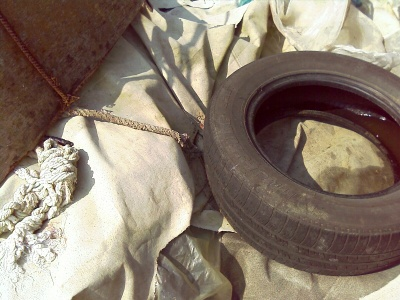
#> input picture image_small/200801097_small.jpg, 400 x 300 px, given as the content of the folder ./train_cdc/train_images, which was not available
$ python readimage.py
#> lines starting #> are read from the running program, lines starting #| are printed output that depends on the picture; pictures that were not available may be replaced by others from this repository, and a replacement may not be noted
from os import listdir
from os.path import isfile, join
import xml.etree.cElementTree as ET
import os
import cv2
import numpy as np
import argparse
import glob


def readFolder(mypath, files):
#> called with mypath = './train_cdc/train_images'
    all_image_name = []  # 以迴圈處理
    for f in files:
      fullpath = join(mypath, f)  # 產生檔案的絕對路徑
      if isfile(fullpath):  # 判斷 fullpath 是檔案還是目錄
        all_image_name.append(f[:-4])
    return all_image_name


def getTagId(mypath):
    s = []
    tree = ET.parse(mypath)
    root = tree.getroot()
    for size in root.iter('size'):  # 讀取size下的各個元素
        width = size.find('width').text
        height = size.find('height').text
        depth = size.find('depth').text
        # print(width, height, depth)
    for ob in root.iter('object'):  # 讀取object下的各個元素
        name = ob.find('name').text
        for locate in ob.iter('bndbox'):  # 讀取bndbox下的各個元素
            xmin = locate.find('xmin').text
            ymin = locate.find('ymin').text
            xmax = locate.find('xmax').text
            ymax = locate.find('ymax').text
        s.append([xmin, ymin, xmax, ymax])
    return s


def rotate(image, angle, center=None, scale=1.0):
    (h, w) = image.shape[:2]

    if center is None:
        center = (w / 2, h / 2)

    M = cv2.getRotationMatrix2D(center, angle, scale)
    rotated = cv2.warpAffine(image, M, (w, h))

    return rotated


def cutImage(image_path, size, file_name):
    img = cv2.imread(image_path)
    for i in size:
        xmin = int(i[0])
        ymin = int(i[1])
        w = int(i[2]) - int(i[0])
        h = int(i[3]) - int(i[1])
        crop_img = img[ymin:ymin + h, xmin:xmin + w]
    # cv2.imshow("cropped", crop_img)
    # cv2.waitKey(0)
        cv2.imwrite('./image/' + file_name + '.jpg', crop_img)


def reshapetosmall(image_path, file_name):
#> called with file_name = '200801097_small'
    img = cv2.imread(image_path)
#> img is the input picture: shape (300, 400, 3); mean B, G, R 111.9, 126.5, 140.7
    img = cv2.resize(img, (0, 0), fx=0.5, fy=0.5)
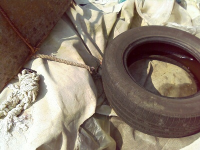
#> img: shape (150, 200, 3); mean B, G, R 112.1, 126.6, 140.8
    print('hello')
    cv2.imwrite('./image_small/' + file_name + '_small.jpg', img)


def reshapetobig(image_path, file_name):
    img = cv2.imread(image_path)
    img = cv2.resize(img, (0, 0), fx=2, fy=2)  # 因為原圖已被縮小，所以要放大回來再放大兩倍，所以總共是4倍
    print('hi')
    cv2.imwrite('./image_big/' + file_name + '_big.jpg', img)


def rotation_small(image_path, file_name):
#> called with file_name = '200801097_small'
    image = cv2.imread(image_path)
    count = 24
    while count != 360:
        rotated = rotate(image, count)
        count += 24
        cv2.imwrite('./image_rotation_small/' + file_name + '_' + str(count) + '.jpg', rotated)
#> this loop made 14 passes
#> pass 1, in rotate, `rotated = cv2.warpAffine(image, M, (w, h))`:
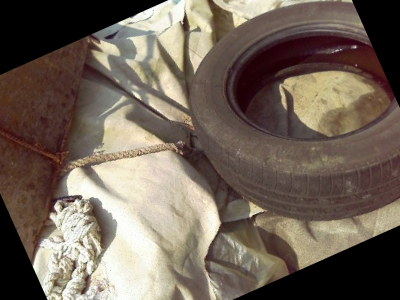
#> rotated: shape (300, 400, 3); mean B, G, R 88.6, 100.8, 113.8
#> pass 2, in rotate (call 2), `rotated = cv2.warpAffine(image, M, (w, h))`:
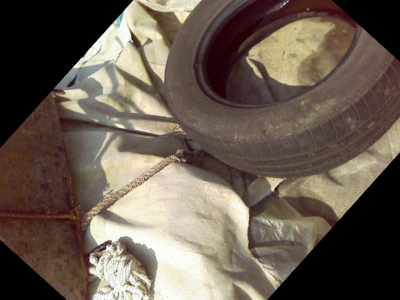
#> rotated: shape (300, 400, 3); mean B, G, R 80.7, 92.3, 104.8
#> pass 3, in rotate (call 3), `rotated = cv2.warpAffine(image, M, (w, h))`:
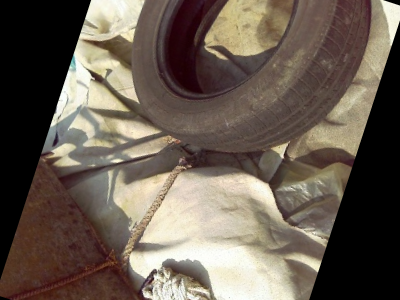
#> rotated: shape (300, 400, 3); mean B, G, R 82.4, 94.1, 105.7
#> after the loop, count = 360


def rotation_big(image_path, file_name):
#> called with file_name = '200801097_small'
    image = cv2.imread(image_path)
    count = 24
    while count != 360:
        rotated = rotate(image, count)
        count += 24
        cv2.imwrite('./image_rotation_big/' + file_name + '_' + str(count) + '.jpg', rotated)
#> this loop made 14 passes
#> M in rotate on passes 1 to 12: [[0.914, 0.407, -43.72], [-0.407, 0.914, 94.32]], [[0.669, 0.743, -45.3], [-0.743, 0.669, 198.3]], [[0.309, 0.951, -4.46], [-0.951, 0.309, 293.9]], [[-0.105, 0.995, 71.73], [-0.995, -0.105, 364.6]], [[-0.5, 0.866, 170.1], [-0.866, -0.5, 398.2]], [[-0.809, 0.588, 273.6], [-0.588, -0.809, 388.9]], [[-0.978, 0.208, 364.4], [-0.208, -0.978, 338.3]], [[-0.978, -0.208, 426.8], [0.208, -0.978, 255.1]], [[-0.809, -0.588, 450], [0.588, -0.809, 153.8]], [[-0.5, -0.866, 429.9], [0.866, -0.5, 51.79]], [[-0.105, -0.995, 370.1], [0.995, -0.105, -33.23]], [[0.309, -0.951, 280.9], [0.951, 0.309, -86.56]]
#> after the loop, count = 360


mypath = "./train_cdc/train_images"
files = listdir(mypath)
all_image_name = readFolder(mypath, files)
print(all_image_name)

for i in all_image_name:
    image = "./train_cdc/train_images/" + i + ".jpg"
    reshapetosmall(image, i)
    rotation_small(image, i)


for i in all_image_name:
    image = "./train_cdc/train_images/" + i + ".jpg"
    reshapetobig(image, i)
    rotation_big(image, i)

$ run again, on image_small/200811253_small.jpg
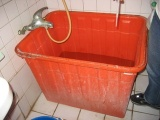
#> input picture image_small/200811253_small.jpg, 160 x 120 px, given as the content of the folder ./train_cdc/train_images, which was not available
#> in reshapetosmall, img is the input picture: shape (120, 160, 3); mean B, G, R 95.2, 112.1, 188.2
#> the loop in rotation_small, `while count != 360:` made 14 passes
#> pass 3, in rotate (call 3), `rotated = cv2.warpAffine(image, M, (w, h))`:
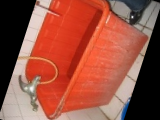
#> rotated: shape (120, 160, 3); mean B, G, R 66.4, 82, 153.4
#> after the loop in rotation_small, `while count != 360:`: count = 360
#> in reshapetobig, `img = cv2.resize(img, (0, 0), fx=2, fy=2)`:
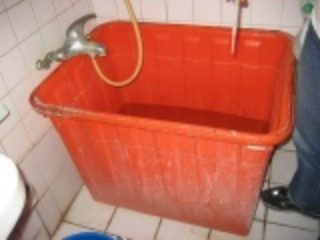
#> img: shape (240, 320, 3); mean B, G, R 95.2, 112, 188.1
#> the loop in rotation_big, `while count != 360:` made 14 passes
#> M in rotate on passes 1 to 8: [[0.914, 0.407, -17.49], [-0.407, 0.914, 37.73]], [[0.669, 0.743, -18.12], [-0.743, 0.669, 79.3]], [[0.309, 0.951, -1.78], [-0.951, 0.309, 117.5]], [[-0.105, 0.995, 28.69], [-0.995, -0.105, 145.8]], [[-0.5, 0.866, 68.04], [-0.866, -0.5, 159.3]], [[-0.809, 0.588, 109.5], [-0.588, -0.809, 155.6]], [[-0.978, 0.208, 145.8], [-0.208, -0.978, 135.3]], [[-0.978, -0.208, 170.7], [0.208, -0.978, 102.1]]

$ run again, on image_small/2008112619_small.jpg
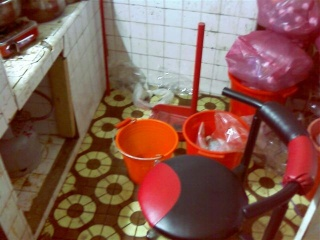
#> input picture image_small/2008112619_small.jpg, 320 x 240 px, given as the content of the folder ./train_cdc/train_images, which was not available
#> in reshapetosmall, img is the input picture: shape (240, 320, 3); mean B, G, R 81.3, 92.6, 131.8
#> the loop in rotation_small, `while count != 360:` made 14 passes
#> pass 1, in rotate, `rotated = cv2.warpAffine(image, M, (w, h))`:
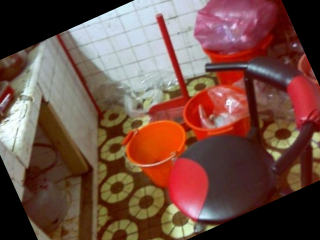
#> rotated: shape (240, 320, 3); mean B, G, R 69.1, 79.2, 113.2
#> pass 3, in rotate (call 3), `rotated = cv2.warpAffine(image, M, (w, h))`:
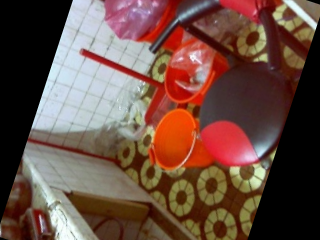
#> rotated: shape (240, 320, 3); mean B, G, R 67.5, 77.8, 106.9
#> after the loop in rotation_small, `while count != 360:`: count = 360
#> the loop in rotation_big, `while count != 360:` made 14 passes
#> M in rotate on passes 1 to 8: [[0.914, 0.407, -34.98], [-0.407, 0.914, 75.45]], [[0.669, 0.743, -36.24], [-0.743, 0.669, 158.6]], [[0.309, 0.951, -3.57], [-0.951, 0.309, 235.1]], [[-0.105, 0.995, 57.38], [-0.995, -0.105, 291.7]], [[-0.5, 0.866, 136.1], [-0.866, -0.5, 318.6]], [[-0.809, 0.588, 218.9], [-0.588, -0.809, 311.1]], [[-0.978, 0.208, 291.6], [-0.208, -0.978, 270.6]], [[-0.978, -0.208, 341.5], [0.208, -0.978, 204.1]]

$ run again, on image_small/200811284_small.jpg
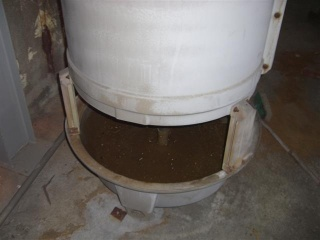
#> input picture image_small/200811284_small.jpg, 320 x 240 px, given as the content of the folder ./train_cdc/train_images, which was not available
#> in reshapetosmall, img is the input picture: shape (240, 320, 3); mean B, G, R 96.8, 101.2, 106.8
#> the loop in rotation_small, `while count != 360:` made 14 passes
#> pass 1, in rotate, `rotated = cv2.warpAffine(image, M, (w, h))`:
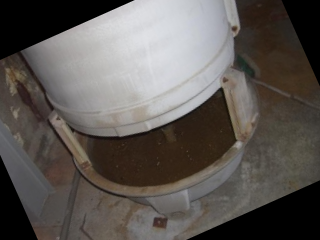
#> rotated: shape (240, 320, 3); mean B, G, R 84.5, 88.5, 93.5
#> pass 3, in rotate (call 3), `rotated = cv2.warpAffine(image, M, (w, h))`:
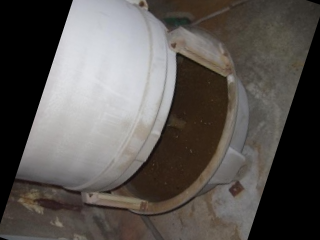
#> rotated: shape (240, 320, 3); mean B, G, R 83.1, 86.6, 90.9
#> after the loop in rotation_small, `while count != 360:`: count = 360
#> the loop in rotation_big, `while count != 360:` made 14 passes
#> M in rotate on passes 1 to 8: [[0.914, 0.407, -34.98], [-0.407, 0.914, 75.45]], [[0.669, 0.743, -36.24], [-0.743, 0.669, 158.6]], [[0.309, 0.951, -3.57], [-0.951, 0.309, 235.1]], [[-0.105, 0.995, 57.38], [-0.995, -0.105, 291.7]], [[-0.5, 0.866, 136.1], [-0.866, -0.5, 318.6]], [[-0.809, 0.588, 218.9], [-0.588, -0.809, 311.1]], [[-0.978, 0.208, 291.6], [-0.208, -0.978, 270.6]], [[-0.978, -0.208, 341.5], [0.208, -0.978, 204.1]]
